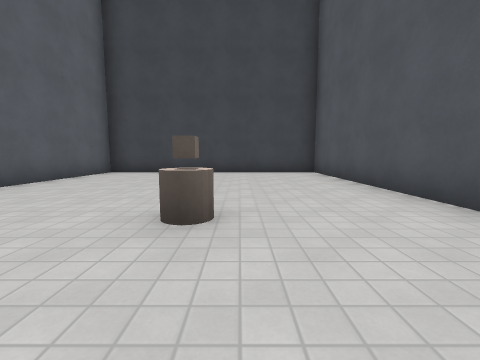
View 1 (above)

16 first-person views from a walk through a Godot game level. The camera is 1.2 m above the floor, tilts 6° down and sees 90° across. The floor is counted in squares, 2 m on a side. Each view is taken from the middle of a square. On the plan, view 1 faces up. The plan holds only what a view shows up to about 9 squares ahead; the rest is blank. The place goes on beyond the plan. Surface patterns are stand-ins for the level's own textures.

View 2
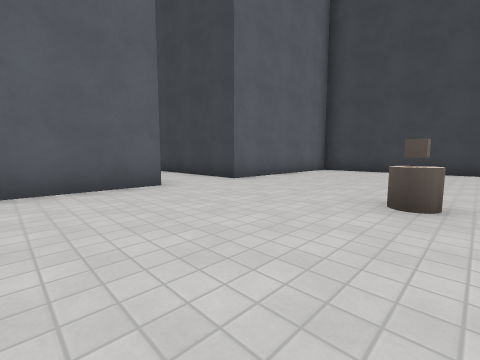

View 3
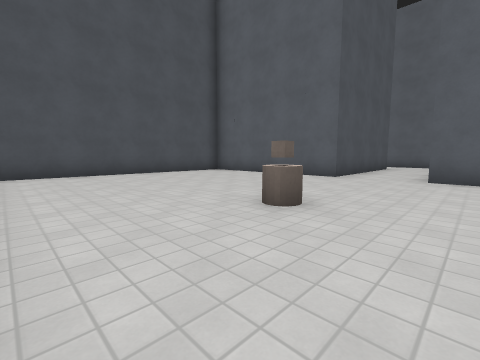

View 4
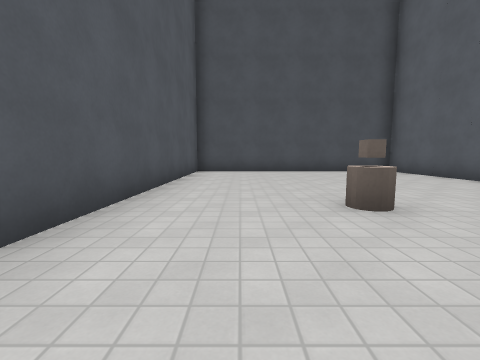

View 5
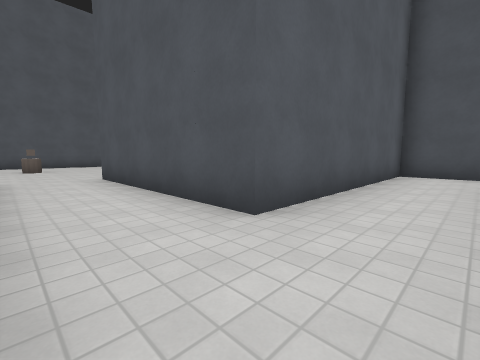

View 6
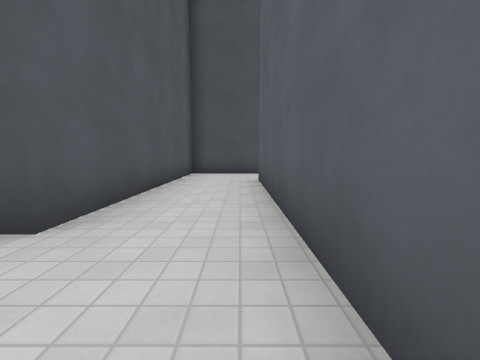

View 7
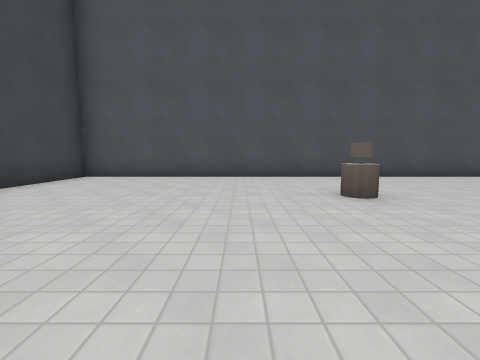

View 8
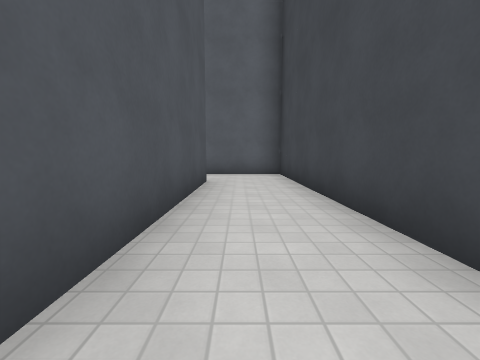

View 9
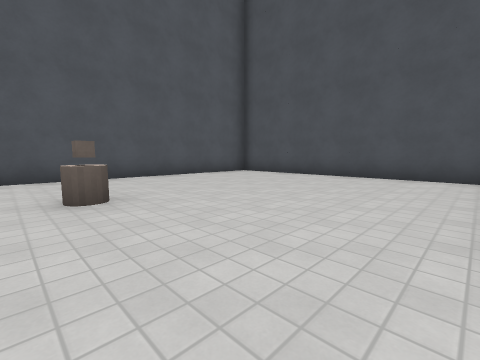

View 10
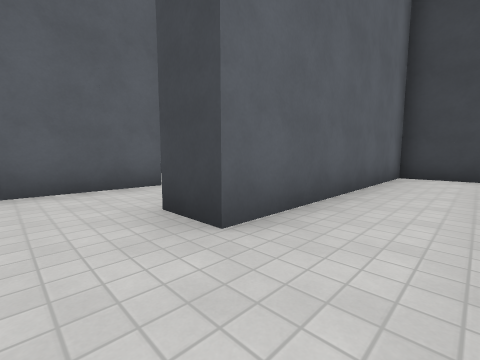

View 11
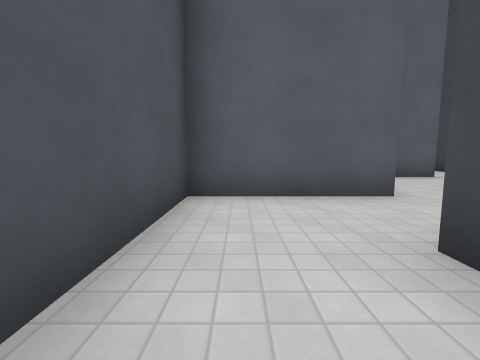

View 12
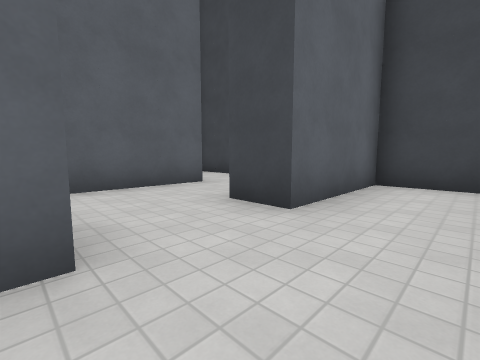

View 13
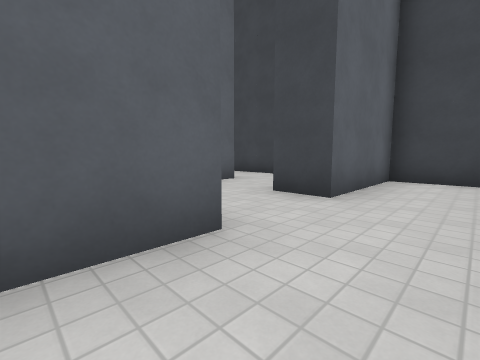

View 14
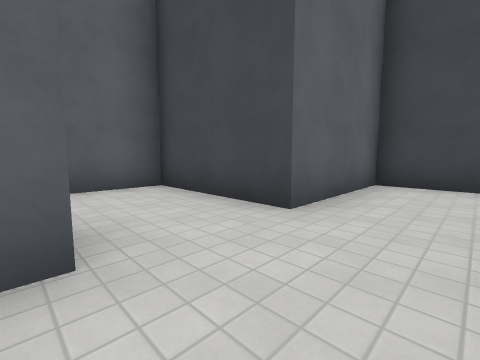

View 15
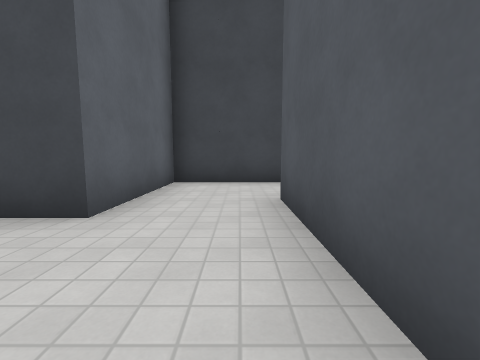

View 16
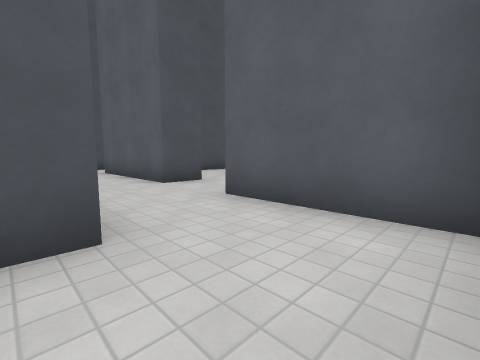

### Floor plan
Points are (right, up) in squares from view 1. A wall is a line through its corners. A room is listed if a view was taken in it or the views show most of it. See-through windows are left out.
Room 1 (views 1, 2, 3, 4, 5, 6, 7, 8, 9, 10, 11)
walls: (-11.5, -4.8) (-9.5, -4.8) (-9.5, 1.2) (-4.4, 1.2) (-4.4, -3.8) (2.6, -3.8) (2.6, 8.2) (-4.4, 8.2) (-4.4, 3.2) (-11.4, 3.2) (-11.4, -2.8)
ways out: opening at (-12, -3.5) to room 2
objects: other object (0, 2)
Room 2 (views 12, 13)
walls: (-11.4, -2.8) (-12.5, -2.8); (-14.4, -1.8) (-14.4, -4.8) (-11.5, -4.8)
ways out: opening at (-12, -3.5) to room 1; opening at (-13.5, -2) to room 5
Room 3 (views 14, 15)
walls: (-14.4, 0.2) (-15.5, 0.2); (-17.4, 1.2) (-17.4, -1.6)
ways out: opening at (-15, -0.5) to room 5; opening at (-16.5, 1) to room 6; opening at (-16.5, -2)
Room 4 (view 16)
walls: (-15, 6.2) (-17.4, 6.2) (-17.4, 4.5); (-15.4, 4.2) (-14.9, 4.2)
ways out: opening at (-16.5, 4) to room 6; opening at (-15, 5.5)
Room 5 (no view inside)
walls: (-12.9, 3.2) (-14.4, 3.2) (-14.4, 0.2)
ways out: opening at (-13.5, -2) to room 2; opening at (-15, -0.5) to room 3
Room 6 (no view inside)
walls: (-17.4, 4.5) (-17.4, 3.2); (-15.4, 1.5) (-15.4, 4.2)
ways out: opening at (-16.5, 1) to room 3; opening at (-16.5, 4) to room 4; opening at (-18, 2.5)

Where each view was taken, in squares from view 1:
view 1: 0 up, 0 right, facing up
view 2: 1 down, 0 right, facing up-left
view 3: 4 up, 2 right, facing down-left
view 4: 5 up, 1 right, facing down
view 5: 3 up, 11 left, facing down-right
view 6: 3 up, 11 left, facing down
view 7: 4 up, 4 left, facing right
view 8: 2 up, 4 left, facing left
view 9: 3 up, 4 left, facing down-right
view 10: 4 down, 10 left, facing up-left
view 11: 4 down, 11 left, facing left
view 12: 2 down, 13 left, facing up-left
view 13: 3 down, 13 left, facing up-left
view 14: 1 up, 16 left, facing up-left
view 15: 1 up, 16 left, facing up
view 16: 6 up, 15 left, facing down-left
